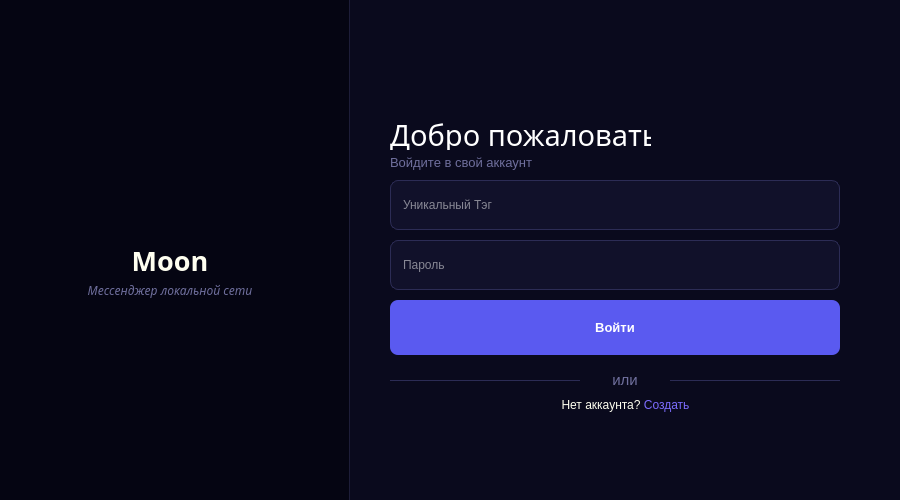
<?xml version="1.0" encoding="UTF-8"?>
<ui version="4.0">
 <class>aftwindow</class>
 <widget class="QMainWindow" name="aftwindow">
  <property name="geometry">
   <rect>
    <x>0</x>
    <y>0</y>
    <width>900</width>
    <height>500</height>
   </rect>
  </property>
  <property name="windowTitle">
   <string>Окно авторизации</string>
  </property>
  <property name="windowIcon">
   <iconset theme="QIcon::ThemeIcon::DocumentSend"/>
  </property>
  <widget class="QWidget" name="centralwidget">
   <widget class="QWidget" name="leftPanel" native="true">
    <property name="geometry">
     <rect>
      <x>0</x>
      <y>0</y>
      <width>350</width>
      <height>520</height>
     </rect>
    </property>
    <property name="styleSheet">
     <string notr="true">background-color: #050512;
border: none;</string>
    </property>
    <widget class="QLineEdit" name="Line">
     <property name="geometry">
      <rect>
       <x>349</x>
       <y>0</y>
       <width>2</width>
       <height>520</height>
      </rect>
     </property>
     <property name="styleSheet">
      <string notr="true">background-color: #1D1D38;</string>
     </property>
    </widget>
    <widget class="QLabel" name="logoLable">
     <property name="geometry">
      <rect>
       <x>120</x>
       <y>160</y>
       <width>101</width>
       <height>91</height>
      </rect>
     </property>
     <property name="text">
      <string/>
     </property>
     <property name="pixmap">
      <pixmap resource="Moon_icon.qrc">:/moon_icon.png</pixmap>
     </property>
    </widget>
    <widget class="QLabel" name="labelNameProg">
     <property name="geometry">
      <rect>
       <x>110</x>
       <y>240</y>
       <width>120</width>
       <height>40</height>
      </rect>
     </property>
     <property name="font">
      <font>
       <family>Lucida Fax</family>
       <pointsize>20</pointsize>
       <bold>true</bold>
      </font>
     </property>
     <property name="styleSheet">
      <string notr="true">color: #FFFFF0;</string>
     </property>
     <property name="text">
      <string>Moon</string>
     </property>
     <property name="textFormat">
      <enum>Qt::TextFormat::AutoText</enum>
     </property>
     <property name="alignment">
      <set>Qt::AlignmentFlag::AlignCenter</set>
     </property>
    </widget>
    <widget class="QLabel" name="label">
     <property name="geometry">
      <rect>
       <x>70</x>
       <y>280</y>
       <width>200</width>
       <height>20</height>
      </rect>
     </property>
     <property name="font">
      <font>
       <family>Lucida Fax</family>
       <pointsize>9</pointsize>
       <italic>true</italic>
       <bold>false</bold>
      </font>
     </property>
     <property name="styleSheet">
      <string notr="true">color: #6F6F9D;</string>
     </property>
     <property name="text">
      <string>Мессенджер локальной сети</string>
     </property>
     <property name="alignment">
      <set>Qt::AlignmentFlag::AlignCenter</set>
     </property>
    </widget>
   </widget>
   <widget class="QWidget" name="rightPanel" native="true">
    <property name="geometry">
     <rect>
      <x>350</x>
      <y>0</y>
      <width>551</width>
      <height>520</height>
     </rect>
    </property>
    <property name="font">
     <font>
      <bold>false</bold>
     </font>
    </property>
    <property name="styleSheet">
     <string notr="true">background-color: #0A0A1D;
border: none;</string>
    </property>
    <widget class="QLabel" name="LabelTitle">
     <property name="geometry">
      <rect>
       <x>40</x>
       <y>110</y>
       <width>261</width>
       <height>50</height>
      </rect>
     </property>
     <property name="font">
      <font>
       <family>Lucida Fax</family>
       <pointsize>22</pointsize>
       <italic>false</italic>
       <bold>false</bold>
       <kerning>true</kerning>
      </font>
     </property>
     <property name="styleSheet">
      <string notr="true">color: white;</string>
     </property>
     <property name="text">
      <string>Добро пожаловать!</string>
     </property>
    </widget>
    <widget class="QLabel" name="LabelUnderTitel">
     <property name="geometry">
      <rect>
       <x>40</x>
       <y>150</y>
       <width>300</width>
       <height>25</height>
      </rect>
     </property>
     <property name="font">
      <font>
       <pointsize>10</pointsize>
       <bold>false</bold>
      </font>
     </property>
     <property name="styleSheet">
      <string notr="true">color: #6F6F9D;</string>
     </property>
     <property name="text">
      <string>Войдите в свой аккаунт</string>
     </property>
    </widget>
    <widget class="QLineEdit" name="EditTag">
     <property name="geometry">
      <rect>
       <x>40</x>
       <y>180</y>
       <width>450</width>
       <height>50</height>
      </rect>
     </property>
     <property name="styleSheet">
      <string notr="true">QLineEdit {
    background-color: #11112A;
    border: 1px solid #2C2C55;
    border-radius: 8px;
    color: white;
    padding-left: 10px;
}</string>
     </property>
     <property name="placeholderText">
      <string>Уникальный Тэг</string>
     </property>
    </widget>
    <widget class="QLineEdit" name="EditPassword">
     <property name="geometry">
      <rect>
       <x>40</x>
       <y>240</y>
       <width>450</width>
       <height>50</height>
      </rect>
     </property>
     <property name="styleSheet">
      <string notr="true">QLineEdit {
    background-color: #11112A;
    border: 1px solid #2C2C55;
    border-radius: 8px;
    color: white;
    padding-left: 10px;
}</string>
     </property>
     <property name="placeholderText">
      <string>Пароль</string>
     </property>
    </widget>
    <widget class="QPushButton" name="ButtonAftor">
     <property name="geometry">
      <rect>
       <x>40</x>
       <y>300</y>
       <width>450</width>
       <height>55</height>
      </rect>
     </property>
     <property name="font">
      <font>
       <pointsize>10</pointsize>
       <bold>true</bold>
      </font>
     </property>
     <property name="cursor">
      <cursorShape>PointingHandCursor</cursorShape>
     </property>
     <property name="styleSheet">
      <string notr="true">QPushButton {
    background-color: #5A5AF0;
    color: white;
    border: none;
    border-radius: 8px;
    font-weight: bold;
}
QPushButton:hover {
    background-color: #6B6BF5;
}
QPushButton:pressed {
    background-color: #4A4AD0;
}</string>
     </property>
     <property name="text">
      <string>Войти</string>
     </property>
    </widget>
    <widget class="QFrame" name="leftLine">
     <property name="geometry">
      <rect>
       <x>40</x>
       <y>380</y>
       <width>190</width>
       <height>1</height>
      </rect>
     </property>
     <property name="styleSheet">
      <string notr="true">background-color: #2C2C55;</string>
     </property>
     <property name="frameShape">
      <enum>QFrame::Shape::HLine</enum>
     </property>
    </widget>
    <widget class="QLabel" name="orLabel">
     <property name="geometry">
      <rect>
       <x>235</x>
       <y>370</y>
       <width>80</width>
       <height>20</height>
      </rect>
     </property>
     <property name="font">
      <font>
       <family>Segoe UI</family>
       <pointsize>11</pointsize>
       <bold>false</bold>
      </font>
     </property>
     <property name="styleSheet">
      <string notr="true">color: #6F6F9D;
background-color: transparent;
font-family: 'Segoe UI', Arial, sans-serif;</string>
     </property>
     <property name="text">
      <string>или</string>
     </property>
     <property name="alignment">
      <set>Qt::AlignmentFlag::AlignCenter</set>
     </property>
    </widget>
    <widget class="QFrame" name="rightLine">
     <property name="geometry">
      <rect>
       <x>320</x>
       <y>380</y>
       <width>170</width>
       <height>1</height>
      </rect>
     </property>
     <property name="styleSheet">
      <string notr="true">background-color: #2C2C55;</string>
     </property>
     <property name="frameShape">
      <enum>QFrame::Shape::HLine</enum>
     </property>
    </widget>
    <widget class="QLabel" name="LabelGoToAfter">
     <property name="geometry">
      <rect>
       <x>200</x>
       <y>390</y>
       <width>151</width>
       <height>30</height>
      </rect>
     </property>
     <property name="cursor">
      <cursorShape>PointingHandCursor</cursorShape>
     </property>
     <property name="layoutDirection">
      <enum>Qt::LayoutDirection::LeftToRight</enum>
     </property>
     <property name="styleSheet">
      <string notr="true">color: #FFFFF0;
font-size: 12px;</string>
     </property>
     <property name="text">
      <string>Нет аккаунта? &lt;a href=&quot;loginwin&quot; style=&quot;color:#7C6CFF; text-decoration: none;&quot;&gt;Создать&lt;/a&gt;</string>
     </property>
     <property name="textFormat">
      <enum>Qt::TextFormat::RichText</enum>
     </property>
     <property name="alignment">
      <set>Qt::AlignmentFlag::AlignCenter</set>
     </property>
     <property name="openExternalLinks">
      <bool>false</bool>
     </property>
    </widget>
   </widget>
  </widget>
 </widget>
 <resources>
  <include location="Moon_icon.qrc"/>
 </resources>
 <connections/>
</ui>
